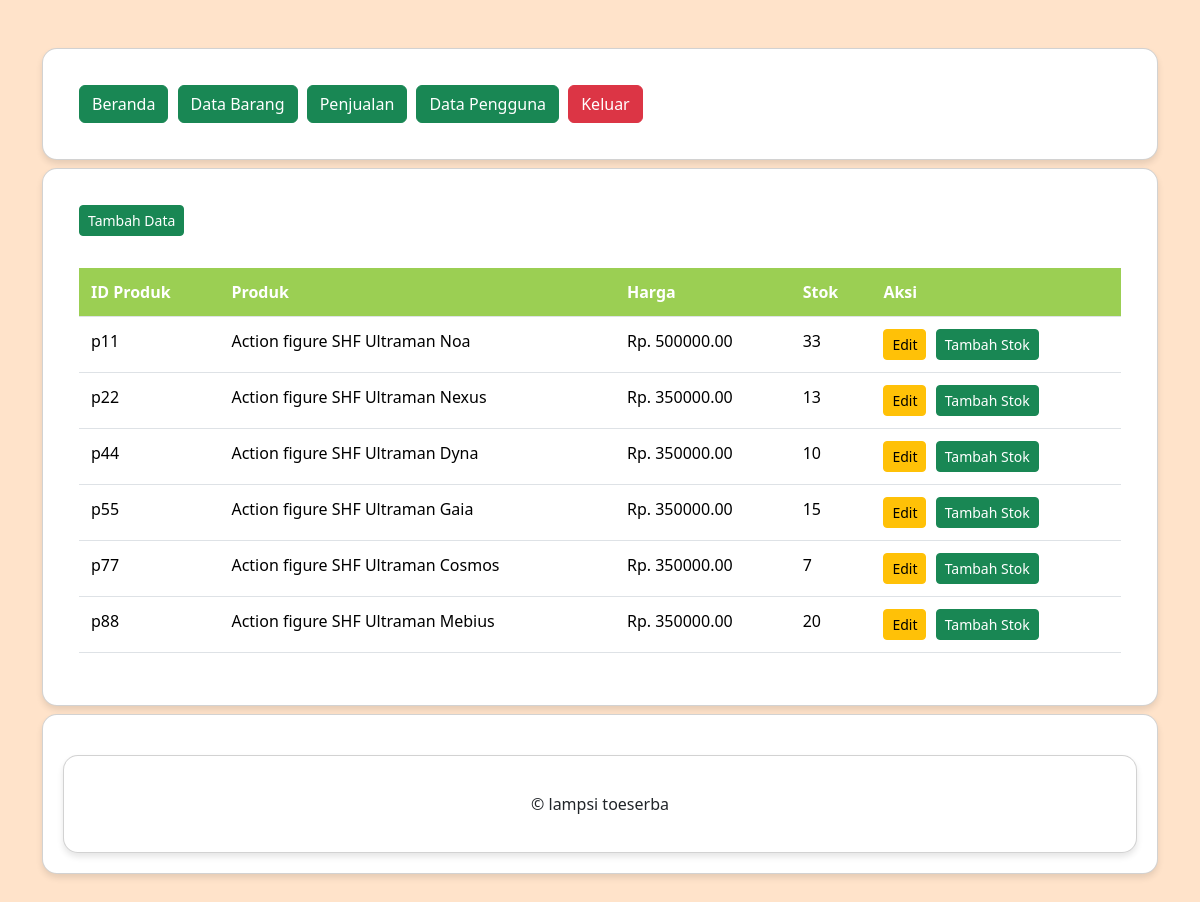
Screenshot of /ukk_kasir_hafizh/administrator/data_barang.php (signed in) with the database file from the repository.
### tables this page shows
CREATE TABLE `produk` (
  `ProdukID` varchar(25) NOT NULL,
  `NamaProduk` varchar(255) NOT NULL,
  `Harga` decimal(10,2) NOT NULL,
  `Stok` int(11) NOT NULL
);

### ukk_kasir_hafizh/administrator/data_barang.php (the view, shortened to what this page needs)
<?php
include "header.php";
include "navbar.php";
?>
<div class="card mt-2">
	<div class="card-body">
		<button type="button" class="btn btn-success btn-sm" data-bs-toggle="modal" data-bs-target="#tambah-data">
			Tambah Data
		</button>
	</div>
	<div class="card-body">
		<table class="table">
			<thead>
				<tr>
					<th>ID Produk</th>
					<th>Produk</th>
					<th>Harga</th>
					<th>Stok</th>
					<th>Aksi</th>
				</tr>
			</thead>
			<tbody>
				<?php
				include '../koneksi.php';
				$data = mysqli_query($koneksi,"select * from produk");
				while($d = mysqli_fetch_array($data)){
					?>
					<tr>
						<td><?php echo $d['ProdukID']; ?></td>
						<td><?php echo $d['NamaProduk']; ?></td>
						<td>Rp. <?php echo $d['Harga']; ?></td>
						<td><?php echo $d['Stok']; ?></td>
						<td>
							<button type="button" class="btn btn-warning btn-sm" data-bs-toggle="modal" data-bs-target="#edit-data<?php echo $d['ProdukID']; ?>">
								Edit
							</button>
							<button type="button" class="btn btn-success btn-sm" data-bs-toggle="modal" data-bs-target="#tambah-stok<?php echo $d['ProdukID']; ?>">
								Tambah Stok
							</button>
						</td>
					</tr>
				<?php } ?>
			</tbody>
		</table>
	</div>
</div>
<?php
include "footer.php";
?>

### ukk_kasir_hafizh/administrator/header.php (shortened to what this page needs)
<!DOCTYPE html>
<html>
<head>
	<link href="https://cdn.jsdelivr.net/npm/bootstrap@5.3.2/dist/css/bootstrap.min.css" rel="stylesheet">
</head>
<body>
	<div class="container">
		<div class="content">

### ukk_kasir_hafizh/administrator/navbar.php
<div class="card mt-5">
	<div class="card-body">
		<a href="index.php" class="btn btn-success">Beranda</a>
		<a href="data_barang.php" class="btn btn-success">Data Barang</a>
		<a href="pembelian.php" class="btn btn-success">Penjualan</a>
		<a href="data_pengguna.php" class="btn btn-success">Data Pengguna</a>
		<a href="../logout.php" class="btn btn-danger">Keluar</a>
	</div>
</div>

### ukk_kasir_hafizh/administrator/footer.php (shortened to what this page needs)
<div class="card mt-2 mb-5">
	<div class="card">
		<div class="card-body text-center">
			&copy; lampsi toeserba
		</div>
	</div>
</div>
</div>
</div>
</body>
</html>

### ukk_kasir_hafizh/administrator/header.php (style rules this page uses)
body { background-color: #FFE3CA; }
.card { margin-top: 20px; border-radius: 15px; box-shadow: 0 4px 6px rgba(0, 0, 0, 0.1); background-color: #ffffff; padding: 20px; }
.btn { margin-right: 5px; }
.table { width: 100%; border-collapse: collapse; }
.table th, .table td { padding: 12px; text-align: left; border-bottom: 1px solid #dee2e6; }
.table th { background-color: #9BCF53; color: #fff; }

### rows the page displays
produk: ProdukID "p11", NamaProduk "Action figure SHF Ultraman Noa", Harga "500000.00", Stok "33"
produk: ProdukID "p22", NamaProduk "Action figure SHF Ultraman Nexus", Harga "350000.00", Stok "13"
produk: ProdukID "p44", NamaProduk "Action figure SHF Ultraman Dyna", Harga "350000.00", Stok "10"
produk: ProdukID "p55", NamaProduk "Action figure SHF Ultraman Gaia", Harga "350000.00", Stok "15"
produk: ProdukID "p77", NamaProduk "Action figure SHF Ultraman Cosmos", Harga "350000.00", Stok "7"
produk: ProdukID "p88", NamaProduk "Action figure SHF Ultraman Mebius", Harga "350000.00", Stok "20"
